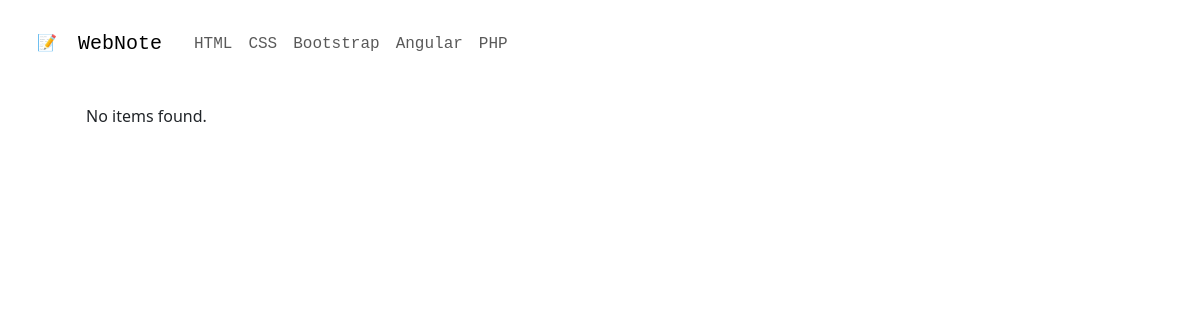
The app's page /layout/views/css.php, older data.
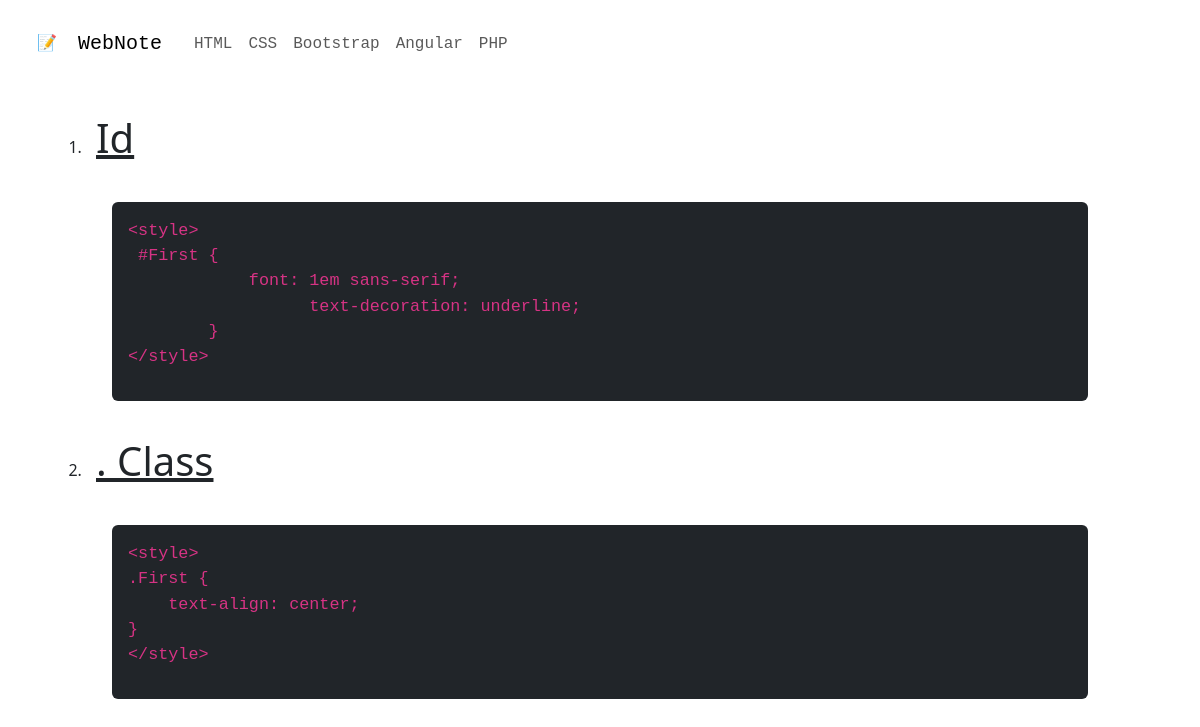
The same page, newer data.
### tables this page shows
CREATE TABLE `content` (
  `Id` int(11) NOT NULL,
  `Context_id` int(11) NOT NULL,
  `Name` text NOT NULL,
  `Description` text NOT NULL,
  `Created_at` timestamp NOT NULL DEFAULT current_timestamp(),
  `Updated_at` timestamp NOT NULL DEFAULT current_timestamp()
);

### layout/views/css.php (the view, shortened to what this page needs)
<?php
require_once("../../config/dbCon.php");
$connection = getDatabaseMainConnection();
function getCSSInfo(){
    global $connection;
    $sql = "SELECT * FROM content where context_id = 2";
    $result = $connection->query($sql);
    if ($result->num_rows > 0) {
        while ($row = $result->fetch_assoc()) {
            echo '<li class="nav-item"><span class="nav-link" id="' . $row["Name"] . '"><span class="display-6 text-decoration-underline">' . $row["Name"] . '</span><br><br><div class="p-3 m-3 rounded-2 bg-dark"><code><pre style="font-size:1.05rem">' . (htmlspecialchars($row["Description"])) . '</pre></code></div></li>';
        }
    } else {
        echo "No items found.";
    }
}
?>
<!DOCTYPE html>
<html lang="en">
<head>
    <link rel="stylesheet" href="../../public/css/style.css">
</head>
<body></body>
<div class="body" style="height:auto">
    <div class="d-flex flex-column">
        <div class="col-12">
            <?php include_once('../components/header/user/header.php'); ?>
        </div>
        <div class="container p-4 mt-5">
            <ol type="1">
                <?php getCSSInfo() ?>
            </ol>
        </div>
    </div>
</div>
</body>
</html>

### config/dbCon.php (shortened to what this page needs)
<!DOCTYPE html>

### layout/components/header/user/header.php (shortened to what this page needs)
<header>
    <nav class="navbar navbar-expand-lg navbar-light bg-white p-4 gap-2 font-monospace fixed-top">
        <button class="btn btn-default offcanvas-toggle-button" type="button" data-bs-toggle="offcanvas"
            data-bs-target="#offcanvasNav" aria-controls="offcanvasNav">
            <span>📝</span>
        </button>
        <a class="navbar-brand" href="/index.php">WebNote</a>
        <div class="collapse navbar-collapse" id="navbarNav">
            <ul class="navbar-nav">
                <li class="nav-item">
                    <a class="nav-link" href="/layout/views/html.php">HTML</a>
                </li>
                <li class="nav-item">
                    <a class="nav-link" href="/layout/views/css.php">CSS</a>
                </li>
                <li class="nav-item">
                    <a class="nav-link" href="/layout/views/bootstrap.php">Bootstrap</a>
                </li>
                <li class="nav-item">
                    <a class="nav-link" href="/layout/views/angular.php">Angular</a>
                </li>
                <li class="nav-item">
                    <a class="nav-link" href="/layout/views/php.php">PHP</a>
                </li>
            </ul>
        </div>
    </nav>
</header>

### public/css/style.css (style rules this page uses)
.body { width: 100%; }
pre { white-space: pre-wrap; }

### layout/views/css.php (style rules this page uses)
ol { padding: 2rem; }
ol li { padding: 10px; }

Row changes from the older to the newer data that the page shows:
added content: Name "Id", Description "<style> #First { font: 1em sans-serif; text-decoration: underline; } </style>"
added content: Name ". Class", Description "<style> .First { text-align: center; } </style>"
Text that changed along with them:
text no longer shown: "No items found."
